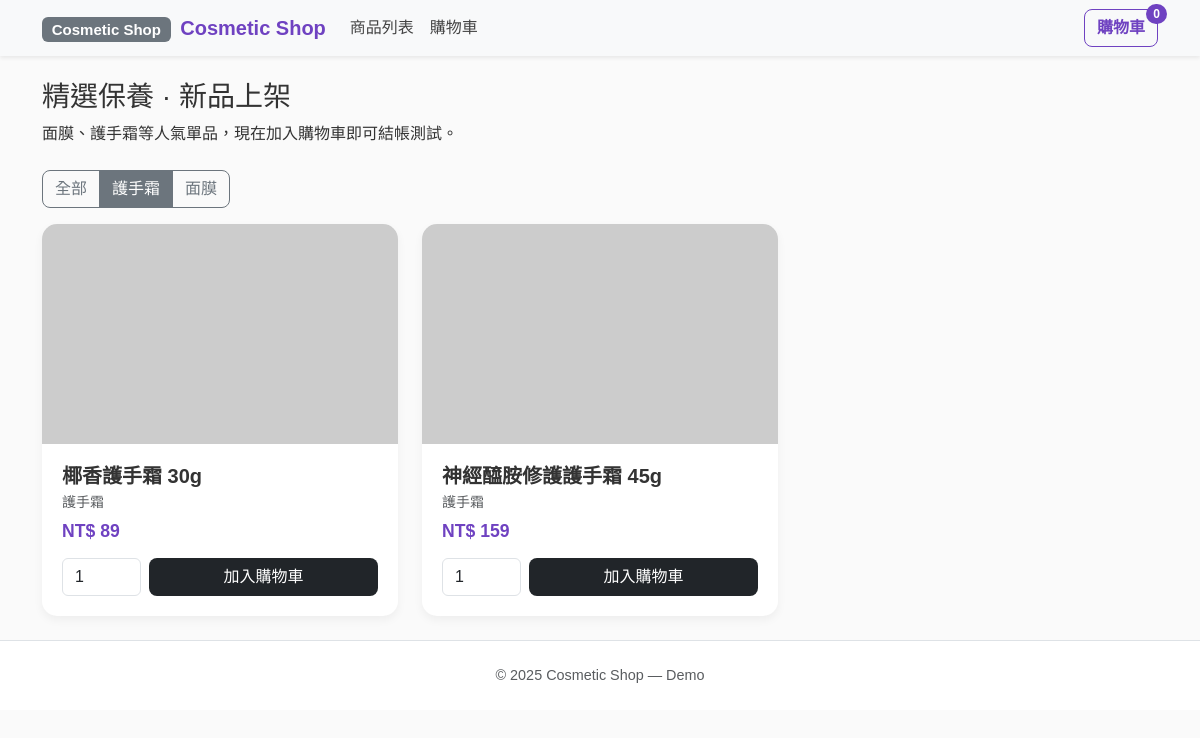
/products?cat=護手霜, run on the app's committed database.
### app.py (models this page shows)
class Product(db.Model):
    __tablename__ = "products"
    id = db.Column(db.String(64), primary_key=True)       # 例如 "mask-cica"
    name = db.Column(db.String(120), nullable=False)
    price = db.Column(db.Numeric(10, 2), nullable=False)  # Decimal
    category = db.Column(db.String(50), index=True)
    img = db.Column(db.String(500))
    desc = db.Column(db.Text)
    created_at = db.Column(db.DateTime(timezone=True), server_default=func.now())

### app.py (the view)
@app.route("/products")
def products():
    cat = request.args.get("cat")
    if cat:
        items = Product.query.filter_by(category=cat).order_by(Product.created_at.desc()).all()
    else:
        items = Product.query.order_by(Product.created_at.desc()).all()
    all_items = Product.query.with_entities(Product.category).all()
    categories = sorted({c[0] for c in all_items if c[0]})
    return render_template("products.html", items=items, categories=categories, current_cat=cat)

### app.py (called while the page is built)
def _get_cart():
    return session.setdefault("cart", {})

@app.context_processor
def inject_cart_count():
    cart = _get_cart()
    count = sum(int(q) for q in cart.values())
    return {"cart_count": count}

### templates/products.html (shortened to what this page needs)
{% extends "base.html" %}
{% block content %}
<div class="hero mb-4">
  <h1 class="h3 mb-2">精選保養 · 新品上架</h1>
  <p class="mb-0">面膜、護手霜等人氣單品，現在加入購物車即可結帳測試。</p>
</div>
<div class="filter mb-3">
  <div class="btn-group" role="group" aria-label="category filter">
    <a class="btn btn-outline-secondary {{ 'active' if not current_cat else '' }}"
       href="{{ url_for('products') }}">全部</a>
    {% for c in categories %}
      <a class="btn btn-outline-secondary {{ 'active' if current_cat==c else '' }}"
         href="{{ url_for('products', cat=c) }}">{{ c }}</a>
    {% endfor %}
  </div>
</div>
<div class="row g-4">
  {% for p in items %}
  <div class="col-12 col-sm-6 col-lg-4">
    <div class="card product-card h-100">
      <img class="product-thumb" src="{{ p.img }}" alt="{{ p.name }}">
      <div class="card-body d-flex flex-column">
        <h5 class="card-title mb-1">{{ p.name }}</h5>
        <div class="text-muted small mb-2">{{ p.category }}</div>
        <div class="price h5 mb-3">NT$ {{ '%.0f'|format(p.price) }}</div>
        <form action="{{ url_for('add_to_cart') }}" method="post" class="mt-auto d-flex gap-2">
          <input type="number" name="qty" value="1" min="1" class="form-control w-25">
          <button class="btn btn-dark flex-fill" type="submit">加入購物車</button>
        </form>
      </div>
    </div>
  </div>
  {% endfor %}
</div>
{% endblock %}

### static/styles.css (style rules this page uses)
body { font-family: "Noto Sans TC", "Microsoft JhengHei", sans-serif; background-color: #fafafa; color: #333; margin: 0; padding: 0; }
.card { border: none; border-radius: 15px; box-shadow: 0 4px 10px rgba(0, 0, 0, 0.05); transition: all 0.2s ease-in-out; }
.card img { border-top-left-radius: 15px; border-top-right-radius: 15px; height: 220px; object-fit: cover; }
.card-body { padding: 1.25rem; }
.card-title { font-weight: 600; color: #333; }
.price { font-size: 1.1rem; font-weight: 700; color: #6f42c1; }
.btn-dark { background-color: #212529; border: none; transition: all 0.2s; }
.btn { border-radius: 8px; font-weight: 500; }

### data on the page
Product: name "椰香護手霜 30g", category "護手霜", price "89"
Product: name "神經醯胺修護護手霜 45g", category "護手霜", price "159"

### other printed values
{{ cart_count or 0 }} "0"
{{ c }} "護手霜" "面膜"
